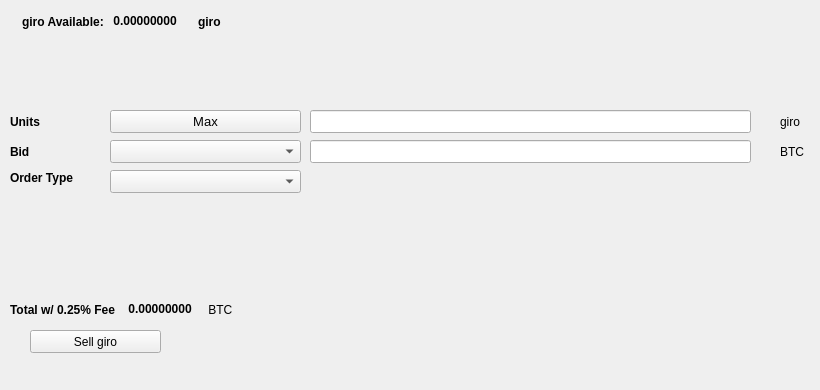
   <widget class="QWidget" name="SellTab">
    <attribute name="title">
     <string>Sell</string>
    </attribute>
    <widget class="QLabel" name="label_16">
     <property name="geometry">
      <rect>
       <x>780</x>
       <y>140</y>
       <width>31</width>
       <height>23</height>
      </rect>
     </property>
     <property name="text">
      <string>BTC</string>
     </property>
    </widget>
    <widget class="QComboBox" name="SellBidcomboBox">
     <property name="geometry">
      <rect>
       <x>110</x>
       <y>140</y>
       <width>191</width>
       <height>23</height>
      </rect>
     </property>
     <property name="font">
      <font>
       <pointsize>10</pointsize>
      </font>
     </property>
    </widget>
    <widget class="QLabel" name="label_18">
     <property name="geometry">
      <rect>
       <x>10</x>
       <y>110</y>
       <width>46</width>
       <height>23</height>
      </rect>
     </property>
     <property name="font">
      <font>
       <weight>75</weight>
       <bold>true</bold>
      </font>
     </property>
     <property name="text">
      <string>Units</string>
     </property>
    </widget>
    <widget class="QPushButton" name="Sell_Max_Amount">
     <property name="geometry">
      <rect>
       <x>110</x>
       <y>110</y>
       <width>191</width>
       <height>23</height>
      </rect>
     </property>
     <property name="font">
      <font>
       <pointsize>10</pointsize>
      </font>
     </property>
     <property name="text">
      <string>Max</string>
     </property>
    </widget>
    <widget class="QLabel" name="label_20">
     <property name="geometry">
      <rect>
       <x>10</x>
       <y>170</y>
       <width>91</width>
       <height>16</height>
      </rect>
     </property>
     <property name="font">
      <font>
       <weight>75</weight>
       <bold>true</bold>
      </font>
     </property>
     <property name="text">
      <string>Order Type</string>
     </property>
    </widget>
    <widget class="QComboBox" name="SellOrdertypeCombo">
     <property name="geometry">
      <rect>
       <x>110</x>
       <y>170</y>
       <width>191</width>
       <height>23</height>
      </rect>
     </property>
     <property name="font">
      <font>
       <pointsize>10</pointsize>
      </font>
     </property>
    </widget>
    <widget class="QLabel" name="label_21">
     <property name="geometry">
      <rect>
       <x>10</x>
       <y>140</y>
       <width>46</width>
       <height>23</height>
      </rect>
     </property>
     <property name="font">
      <font>
       <weight>75</weight>
       <bold>true</bold>
      </font>
     </property>
     <property name="text">
      <string>Bid</string>
     </property>
    </widget>
    <widget class="QLabel" name="label_22">
     <property name="geometry">
      <rect>
       <x>780</x>
       <y>110</y>
       <width>31</width>
       <height>23</height>
      </rect>
     </property>
     <property name="text">
      <string>giro</string>
     </property>
    </widget>
    <widget class="QLineEdit" name="UnitsInputgiro">
     <property name="geometry">
      <rect>
       <x>310</x>
       <y>110</y>
       <width>441</width>
       <height>23</height>
      </rect>
     </property>
     <property name="font">
      <font>
       <pointsize>9</pointsize>
       <weight>75</weight>
       <bold>true</bold>
      </font>
     </property>
    </widget>
    <widget class="QLineEdit" name="SellBidPriceEdit">
     <property name="geometry">
      <rect>
       <x>310</x>
       <y>140</y>
       <width>441</width>
       <height>23</height>
      </rect>
     </property>
     <property name="font">
      <font>
       <pointsize>9</pointsize>
       <weight>75</weight>
       <bold>true</bold>
      </font>
     </property>
    </widget>
    <widget class="QPushButton" name="SellgiroBTN">
     <property name="geometry">
      <rect>
       <x>30</x>
       <y>330</y>
       <width>131</width>
       <height>23</height>
      </rect>
     </property>
     <property name="text">
      <string>Sell giro</string>
     </property>
     <property name="icon">
      <iconset resource="../giro">
       <normaloff>:/icons/bitcoin</normaloff>:/icons/bitcoin</iconset>
     </property>
    </widget>
    <widget class="QWidget" name="layoutWidget3">
     <property name="geometry">
      <rect>
       <x>22</x>
       <y>12</y>
       <width>258</width>
       <height>19</height>
      </rect>
     </property>
     <layout class="QHBoxLayout" name="horizontalLayout">
      <item>
       <widget class="QLabel" name="label232_2">
        <property name="font">
         <font>
          <weight>75</weight>
          <bold>true</bold>
         </font>
        </property>
        <property name="text">
         <string>giro Available:</string>
        </property>
       </widget>
      </item>
      <item>
       <widget class="QLabel" name="giroAvailableLabel">
        <property name="palette">
         <palette>
          <active>
           <colorrole role="WindowText">
            <brush brushstyle="SolidPattern">
             <color alpha="255">
              <red>0</red>
              <green>0</green>
              <blue>0</blue>
             </color>
            </brush>
           </colorrole>
           <colorrole role="Button">
            <brush brushstyle="SolidPattern">
             <color alpha="255">
              <red>0</red>
              <green>170</green>
              <blue>0</blue>
             </color>
            </brush>
           </colorrole>
           <colorrole role="Light">
            <brush brushstyle="SolidPattern">
             <color alpha="255">
              <red>0</red>
              <green>255</green>
              <blue>0</blue>
             </color>
            </brush>
           </colorrole>
           <colorrole role="Midlight">
            <brush brushstyle="SolidPattern">
             <color alpha="255">
              <red>0</red>
              <green>212</green>
              <blue>0</blue>
             </color>
            </brush>
           </colorrole>
           <colorrole role="Dark">
            <brush brushstyle="SolidPattern">
             <color alpha="255">
              <red>0</red>
              <green>85</green>
              <blue>0</blue>
             </color>
            </brush>
           </colorrole>
           <colorrole role="Mid">
            <brush brushstyle="SolidPattern">
             <color alpha="255">
              <red>0</red>
              <green>113</green>
              <blue>0</blue>
             </color>
            </brush>
           </colorrole>
           <colorrole role="Text">
            <brush brushstyle="SolidPattern">
             <color alpha="255">
              <red>0</red>
              <green>170</green>
              <blue>0</blue>
             </color>
            </brush>
           </colorrole>
           <colorrole role="BrightText">
            <brush brushstyle="SolidPattern">
             <color alpha="255">
              <red>255</red>
              <green>255</green>
              <blue>255</blue>
             </color>
            </brush>
           </colorrole>
           <colorrole role="ButtonText">
            <brush brushstyle="SolidPattern">
             <color alpha="255">
              <red>0</red>
              <green>0</green>
              <blue>0</blue>
             </color>
            </brush>
           </colorrole>
           <colorrole role="Base">
            <brush brushstyle="SolidPattern">
             <color alpha="255">
              <red>255</red>
              <green>255</green>
              <blue>255</blue>
             </color>
            </brush>
           </colorrole>
           <colorrole role="Window">
            <brush brushstyle="SolidPattern">
             <color alpha="255">
              <red>0</red>
              <green>170</green>
              <blue>0</blue>
             </color>
            </brush>
           </colorrole>
           <colorrole role="Shadow">
            <brush brushstyle="SolidPattern">
             <color alpha="255">
              <red>0</red>
              <green>0</green>
              <blue>0</blue>
             </color>
            </brush>
           </colorrole>
           <colorrole role="AlternateBase">
            <brush brushstyle="SolidPattern">
             <color alpha="255">
              <red>127</red>
              <green>212</green>
              <blue>127</blue>
             </color>
            </brush>
           </colorrole>
           <colorrole role="ToolTipBase">
            <brush brushstyle="SolidPattern">
             <color alpha="255">
              <red>255</red>
              <green>255</green>
              <blue>220</blue>
             </color>
            </brush>
           </colorrole>
           <colorrole role="ToolTipText">
            <brush brushstyle="SolidPattern">
             <color alpha="255">
              <red>0</red>
              <green>0</green>
              <blue>0</blue>
             </color>
            </brush>
           </colorrole>
          </active>
          <inactive>
           <colorrole role="WindowText">
            <brush brushstyle="SolidPattern">
             <color alpha="255">
              <red>0</red>
              <green>0</green>
              <blue>0</blue>
             </color>
            </brush>
           </colorrole>
           <colorrole role="Button">
            <brush brushstyle="SolidPattern">
             <color alpha="255">
              <red>0</red>
              <green>170</green>
              <blue>0</blue>
             </color>
            </brush>
           </colorrole>
           <colorrole role="Light">
            <brush brushstyle="SolidPattern">
             <color alpha="255">
              <red>0</red>
              <green>255</green>
              <blue>0</blue>
             </color>
            </brush>
           </colorrole>
           <colorrole role="Midlight">
            <brush brushstyle="SolidPattern">
             <color alpha="255">
              <red>0</red>
              <green>212</green>
              <blue>0</blue>
             </color>
            </brush>
           </colorrole>
           <colorrole role="Dark">
            <brush brushstyle="SolidPattern">
             <color alpha="255">
              <red>0</red>
              <green>85</green>
              <blue>0</blue>
             </color>
            </brush>
           </colorrole>
           <colorrole role="Mid">
            <brush brushstyle="SolidPattern">
             <color alpha="255">
              <red>0</red>
              <green>113</green>
              <blue>0</blue>
             </color>
            </brush>
           </colorrole>
           <colorrole role="Text">
            <brush brushstyle="SolidPattern">
             <color alpha="255">
              <red>0</red>
              <green>170</green>
              <blue>0</blue>
             </color>
            </brush>
           </colorrole>
           <colorrole role="BrightText">
            <brush brushstyle="SolidPattern">
             <color alpha="255">
              <red>255</red>
              <green>255</green>
              <blue>255</blue>
             </color>
            </brush>
           </colorrole>
           <colorrole role="ButtonText">
            <brush brushstyle="SolidPattern">
             <color alpha="255">
              <red>0</red>
              <green>0</green>
              <blue>0</blue>
             </color>
            </brush>
           </colorrole>
           <colorrole role="Base">
            <brush brushstyle="SolidPattern">
             <color alpha="255">
              <red>255</red>
              <green>255</green>
              <blue>255</blue>
             </color>
            </brush>
           </colorrole>
           <colorrole role="Window">
            <brush brushstyle="SolidPattern">
             <color alpha="255">
              <red>0</red>
              <green>170</green>
              <blue>0</blue>
             </color>
            </brush>
           </colorrole>
           <colorrole role="Shadow">
            <brush brushstyle="SolidPattern">
             <color alpha="255">
              <red>0</red>
              <green>0</green>
              <blue>0</blue>
             </color>
            </brush>
           </colorrole>
           <colorrole role="AlternateBase">
            <brush brushstyle="SolidPattern">
             <color alpha="255">
              <red>127</red>
              <green>212</green>
              <blue>127</blue>
             </color>
            </brush>
           </colorrole>
           <colorrole role="ToolTipBase">
            <brush brushstyle="SolidPattern">
             <color alpha="255">
              <red>255</red>
              <green>255</green>
              <blue>220</blue>
             </color>
            </brush>
           </colorrole>
           <colorrole role="ToolTipText">
            <brush brushstyle="SolidPattern">
             <color alpha="255">
              <red>0</red>
              <green>0</green>
              <blue>0</blue>
             </color>
            </brush>
           </colorrole>
          </inactive>
          <disabled>
           <colorrole role="WindowText">
            <brush brushstyle="SolidPattern">
             <color alpha="255">
              <red>0</red>
              <green>85</green>
              <blue>0</blue>
             </color>
            </brush>
           </colorrole>
           <colorrole role="Button">
            <brush brushstyle="SolidPattern">
             <color alpha="255">
              <red>0</red>
              <green>170</green>
              <blue>0</blue>
             </color>
            </brush>
           </colorrole>
           <colorrole role="Light">
            <brush brushstyle="SolidPattern">
             <color alpha="255">
              <red>0</red>
              <green>255</green>
              <blue>0</blue>
             </color>
            </brush>
           </colorrole>
           <colorrole role="Midlight">
            <brush brushstyle="SolidPattern">
             <color alpha="255">
              <red>0</red>
              <green>212</green>
              <blue>0</blue>
             </color>
            </brush>
           </colorrole>
           <colorrole role="Dark">
            <brush brushstyle="SolidPattern">
             <color alpha="255">
              <red>0</red>
              <green>85</green>
              <blue>0</blue>
             </color>
            </brush>
           </colorrole>
           <colorrole role="Mid">
            <brush brushstyle="SolidPattern">
             <color alpha="255">
              <red>0</red>
              <green>113</green>
              <blue>0</blue>
             </color>
            </brush>
           </colorrole>
           <colorrole role="Text">
            <brush brushstyle="SolidPattern">
             <color alpha="255">
              <red>0</red>
              <green>85</green>
              <blue>0</blue>
             </color>
            </brush>
           </colorrole>
           <colorrole role="BrightText">
            <brush brushstyle="SolidPattern">
             <color alpha="255">
              <red>255</red>
              <green>255</green>
              <blue>255</blue>
             </color>
            </brush>
           </colorrole>
           <colorrole role="ButtonText">
            <brush brushstyle="SolidPattern">
             <color alpha="255">
              <red>0</red>
              <green>85</green>
              <blue>0</blue>
             </color>
            </brush>
           </colorrole>
           <colorrole role="Base">
            <brush brushstyle="SolidPattern">
             <color alpha="255">
              <red>0</red>
              <green>170</green>
              <blue>0</blue>
             </color>
            </brush>
           </colorrole>
           <colorrole role="Window">
            <brush brushstyle="SolidPattern">
             <color alpha="255">
              <red>0</red>
              <green>170</green>
              <blue>0</blue>
             </color>
            </brush>
           </colorrole>
           <colorrole role="Shadow">
            <brush brushstyle="SolidPattern">
             <color alpha="255">
              <red>0</red>
              <green>0</green>
              <blue>0</blue>
             </color>
            </brush>
           </colorrole>
           <colorrole role="AlternateBase">
            <brush brushstyle="SolidPattern">
             <color alpha="255">
              <red>0</red>
              <green>170</green>
              <blue>0</blue>
             </color>
            </brush>
           </colorrole>
           <colorrole role="ToolTipBase">
            <brush brushstyle="SolidPattern">
             <color alpha="255">
              <red>255</red>
              <green>255</green>
              <blue>220</blue>
             </color>
            </brush>
           </colorrole>
           <colorrole role="ToolTipText">
            <brush brushstyle="SolidPattern">
             <color alpha="255">
              <red>0</red>
              <green>0</green>
              <blue>0</blue>
             </color>
            </brush>
           </colorrole>
          </disabled>
         </palette>
        </property>
        <property name="font">
         <font>
          <weight>75</weight>
          <bold>true</bold>
         </font>
        </property>
        <property name="text">
         <string> 0.00000000 </string>
        </property>
        <property name="textInteractionFlags">
         <set>Qt::LinksAccessibleByMouse|Qt::TextSelectableByKeyboard|Qt::TextSelectableByMouse</set>
        </property>
       </widget>
      </item>
      <item>
       <widget class="QLabel" name="labelgiro">
        <property name="font">
         <font>
          <weight>75</weight>
          <bold>true</bold>
         </font>
        </property>
        <property name="text">
         <string>giro</string>
        </property>
       </widget>
      </item>
     </layout>
    </widget>
    <widget class="QWidget" name="layoutWidget">
     <property name="geometry">
      <rect>
       <x>10</x>
       <y>300</y>
       <width>268</width>
       <height>19</height>
      </rect>
     </property>
     <layout class="QHBoxLayout" name="horizontalLayout_2">
      <item>
       <widget class="QLabel" name="label_19">
        <property name="font">
         <font>
          <weight>75</weight>
          <bold>true</bold>
         </font>
        </property>
        <property name="text">
         <string>Total w/ 0.25% Fee </string>
        </property>
       </widget>
      </item>
      <item>
       <widget class="QLabel" name="SellCostLabel">
        <property name="palette">
         <palette>
          <active>
           <colorrole role="WindowText">
            <brush brushstyle="SolidPattern">
             <color alpha="255">
              <red>0</red>
              <green>0</green>
              <blue>0</blue>
             </color>
            </brush>
           </colorrole>
           <colorrole role="Button">
            <brush brushstyle="SolidPattern">
             <color alpha="255">
              <red>0</red>
              <green>170</green>
              <blue>0</blue>
             </color>
            </brush>
           </colorrole>
           <colorrole role="Light">
            <brush brushstyle="SolidPattern">
             <color alpha="255">
              <red>0</red>
              <green>255</green>
              <blue>0</blue>
             </color>
            </brush>
           </colorrole>
           <colorrole role="Midlight">
            <brush brushstyle="SolidPattern">
             <color alpha="255">
              <red>0</red>
              <green>212</green>
              <blue>0</blue>
             </color>
            </brush>
           </colorrole>
           <colorrole role="Dark">
            <brush brushstyle="SolidPattern">
             <color alpha="255">
              <red>0</red>
              <green>85</green>
              <blue>0</blue>
             </color>
            </brush>
           </colorrole>
           <colorrole role="Mid">
            <brush brushstyle="SolidPattern">
             <color alpha="255">
              <red>0</red>
              <green>113</green>
              <blue>0</blue>
             </color>
            </brush>
           </colorrole>
           <colorrole role="Text">
            <brush brushstyle="SolidPattern">
             <color alpha="255">
              <red>0</red>
              <green>170</green>
              <blue>0</blue>
             </color>
            </brush>
           </colorrole>
           <colorrole role="BrightText">
            <brush brushstyle="SolidPattern">
             <color alpha="255">
              <red>255</red>
              <green>255</green>
              <blue>255</blue>
             </color>
            </brush>
           </colorrole>
           <colorrole role="ButtonText">
            <brush brushstyle="SolidPattern">
             <color alpha="255">
              <red>0</red>
              <green>0</green>
              <blue>0</blue>
             </color>
            </brush>
           </colorrole>
           <colorrole role="Base">
            <brush brushstyle="SolidPattern">
             <color alpha="255">
              <red>255</red>
              <green>255</green>
              <blue>255</blue>
             </color>
            </brush>
           </colorrole>
           <colorrole role="Window">
            <brush brushstyle="SolidPattern">
             <color alpha="255">
              <red>0</red>
              <green>170</green>
              <blue>0</blue>
             </color>
            </brush>
           </colorrole>
           <colorrole role="Shadow">
            <brush brushstyle="SolidPattern">
             <color alpha="255">
              <red>0</red>
              <green>0</green>
              <blue>0</blue>
             </color>
            </brush>
           </colorrole>
           <colorrole role="AlternateBase">
            <brush brushstyle="SolidPattern">
             <color alpha="255">
              <red>127</red>
              <green>212</green>
              <blue>127</blue>
             </color>
            </brush>
           </colorrole>
           <colorrole role="ToolTipBase">
            <brush brushstyle="SolidPattern">
             <color alpha="255">
              <red>255</red>
              <green>255</green>
              <blue>220</blue>
             </color>
            </brush>
           </colorrole>
           <colorrole role="ToolTipText">
            <brush brushstyle="SolidPattern">
             <color alpha="255">
              <red>0</red>
              <green>0</green>
              <blue>0</blue>
             </color>
            </brush>
           </colorrole>
          </active>
          <inactive>
           <colorrole role="WindowText">
            <brush brushstyle="SolidPattern">
             <color alpha="255">
              <red>0</red>
              <green>0</green>
              <blue>0</blue>
             </color>
            </brush>
           </colorrole>
           <colorrole role="Button">
            <brush brushstyle="SolidPattern">
             <color alpha="255">
              <red>0</red>
              <green>170</green>
              <blue>0</blue>
             </color>
            </brush>
           </colorrole>
           <colorrole role="Light">
            <brush brushstyle="SolidPattern">
             <color alpha="255">
              <red>0</red>
              <green>255</green>
              <blue>0</blue>
             </color>
            </brush>
           </colorrole>
           <colorrole role="Midlight">
            <brush brushstyle="SolidPattern">
             <color alpha="255">
              <red>0</red>
              <green>212</green>
              <blue>0</blue>
             </color>
            </brush>
           </colorrole>
           <colorrole role="Dark">
            <brush brushstyle="SolidPattern">
             <color alpha="255">
              <red>0</red>
              <green>85</green>
              <blue>0</blue>
             </color>
            </brush>
           </colorrole>
           <colorrole role="Mid">
            <brush brushstyle="SolidPattern">
             <color alpha="255">
              <red>0</red>
              <green>113</green>
              <blue>0</blue>
             </color>
            </brush>
           </colorrole>
           <colorrole role="Text">
            <brush brushstyle="SolidPattern">
             <color alpha="255">
              <red>0</red>
              <green>170</green>
              <blue>0</blue>
             </color>
            </brush>
           </colorrole>
           <colorrole role="BrightText">
            <brush brushstyle="SolidPattern">
             <color alpha="255">
              <red>255</red>
              <green>255</green>
              <blue>255</blue>
             </color>
            </brush>
           </colorrole>
           <colorrole role="ButtonText">
            <brush brushstyle="SolidPattern">
             <color alpha="255">
              <red>0</red>
              <green>0</green>
              <blue>0</blue>
             </color>
            </brush>
           </colorrole>
           <colorrole role="Base">
            <brush brushstyle="SolidPattern">
             <color alpha="255">
              <red>255</red>
              <green>255</green>
              <blue>255</blue>
             </color>
            </brush>
           </colorrole>
           <colorrole role="Window">
            <brush brushstyle="SolidPattern">
             <color alpha="255">
              <red>0</red>
              <green>170</green>
              <blue>0</blue>
             </color>
            </brush>
           </colorrole>
           <colorrole role="Shadow">
            <brush brushstyle="SolidPattern">
             <color alpha="255">
              <red>0</red>
              <green>0</green>
              <blue>0</blue>
             </color>
            </brush>
           </colorrole>
           <colorrole role="AlternateBase">
            <brush brushstyle="SolidPattern">
             <color alpha="255">
              <red>127</red>
              <green>212</green>
              <blue>127</blue>
             </color>
            </brush>
           </colorrole>
           <colorrole role="ToolTipBase">
            <brush brushstyle="SolidPattern">
             <color alpha="255">
              <red>255</red>
              <green>255</green>
              <blue>220</blue>
             </color>
            </brush>
           </colorrole>
           <colorrole role="ToolTipText">
            <brush brushstyle="SolidPattern">
             <color alpha="255">
              <red>0</red>
              <green>0</green>
              <blue>0</blue>
             </color>
            </brush>
           </colorrole>
          </inactive>
          <disabled>
           <colorrole role="WindowText">
            <brush brushstyle="SolidPattern">
             <color alpha="255">
              <red>0</red>
              <green>85</green>
              <blue>0</blue>
             </color>
            </brush>
           </colorrole>
           <colorrole role="Button">
            <brush brushstyle="SolidPattern">
             <color alpha="255">
              <red>0</red>
              <green>170</green>
              <blue>0</blue>
             </color>
            </brush>
           </colorrole>
           <colorrole role="Light">
            <brush brushstyle="SolidPattern">
             <color alpha="255">
              <red>0</red>
              <green>255</green>
              <blue>0</blue>
             </color>
            </brush>
           </colorrole>
           <colorrole role="Midlight">
            <brush brushstyle="SolidPattern">
             <color alpha="255">
              <red>0</red>
              <green>212</green>
              <blue>0</blue>
             </color>
            </brush>
           </colorrole>
           <colorrole role="Dark">
            <brush brushstyle="SolidPattern">
             <color alpha="255">
              <red>0</red>
              <green>85</green>
              <blue>0</blue>
             </color>
            </brush>
           </colorrole>
           <colorrole role="Mid">
            <brush brushstyle="SolidPattern">
             <color alpha="255">
              <red>0</red>
              <green>113</green>
              <blue>0</blue>
             </color>
            </brush>
           </colorrole>
           <colorrole role="Text">
            <brush brushstyle="SolidPattern">
             <color alpha="255">
              <red>0</red>
              <green>85</green>
              <blue>0</blue>
             </color>
            </brush>
           </colorrole>
           <colorrole role="BrightText">
            <brush brushstyle="SolidPattern">
             <color alpha="255">
              <red>255</red>
              <green>255</green>
              <blue>255</blue>
             </color>
            </brush>
           </colorrole>
           <colorrole role="ButtonText">
            <brush brushstyle="SolidPattern">
             <color alpha="255">
              <red>0</red>
              <green>85</green>
              <blue>0</blue>
             </color>
            </brush>
           </colorrole>
           <colorrole role="Base">
            <brush brushstyle="SolidPattern">
             <color alpha="255">
              <red>0</red>
              <green>170</green>
              <blue>0</blue>
             </color>
            </brush>
           </colorrole>
           <colorrole role="Window">
            <brush brushstyle="SolidPattern">
             <color alpha="255">
              <red>0</red>
              <green>170</green>
              <blue>0</blue>
             </color>
            </brush>
           </colorrole>
           <colorrole role="Shadow">
            <brush brushstyle="SolidPattern">
             <color alpha="255">
              <red>0</red>
              <green>0</green>
              <blue>0</blue>
             </color>
            </brush>
           </colorrole>
           <colorrole role="AlternateBase">
            <brush brushstyle="SolidPattern">
             <color alpha="255">
              <red>0</red>
              <green>170</green>
              <blue>0</blue>
             </color>
            </brush>
           </colorrole>
           <colorrole role="ToolTipBase">
            <brush brushstyle="SolidPattern">
             <color alpha="255">
              <red>255</red>
              <green>255</green>
              <blue>220</blue>
             </color>
            </brush>
           </colorrole>
           <colorrole role="ToolTipText">
            <brush brushstyle="SolidPattern">
             <color alpha="255">
              <red>0</red>
              <green>0</green>
              <blue>0</blue>
             </color>
            </brush>
           </colorrole>
          </disabled>
         </palette>
        </property>
        <property name="font">
         <font>
          <weight>75</weight>
          <bold>true</bold>
         </font>
        </property>
        <property name="autoFillBackground">
         <bool>false</bool>
        </property>
        <property name="text">
         <string> 0.00000000</string>
        </property>
        <property name="textInteractionFlags">
         <set>Qt::LinksAccessibleByMouse|Qt::TextSelectableByMouse</set>
        </property>
       </widget>
      </item>
      <item>
       <widget class="QLabel" name="label_17">
        <property name="font">
         <font>
          <weight>50</weight>
          <bold>false</bold>
         </font>
        </property>
        <property name="text">
         <string> BTC</string>
        </property>
       </widget>
      </item>
     </layout>
    </widget>
    <widget class="QLabel" name="label_23">
     <property name="geometry">
      <rect>
       <x>460</x>
       <y>300</y>
       <width>281</width>
       <height>81</height>
      </rect>
     </property>
     <property name="text">
      <string/>
     </property>
     <property name="pixmap">
      <pixmap>:/images/bittrex</pixmap>
     </property>
    </widget>
   </widget>
